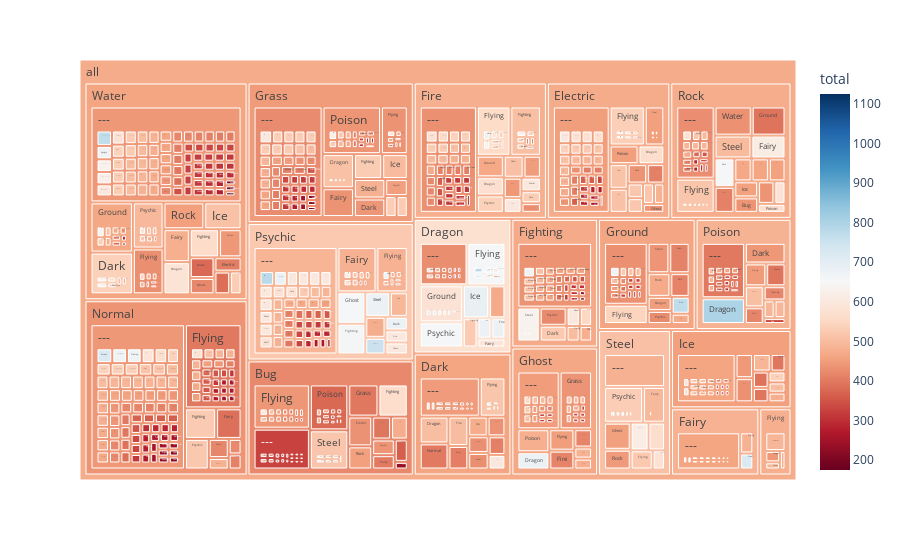

The code cell stored with this chart in its notebook:
### Markdown cell above
#### _My Tree Map_

### Code cell
## My attempt at Tree Maps with the pokedex ##
df = pokedex
df["all"] = "all"
df["count"] = 1

fig = px.treemap(df, path=['all', 'primary', 'secondary', 'name'],
                values='total', color='total',
                color_continuous_scale='RdBu',)
fig.show()

### Figure 1 — Plotly figure (JSON) as saved in the notebook; plotly's stock layout.template omitted (floating-point values rounded to 4 significant figures; data arrays with more than 128 entries replaced by an {"elided": "..."} marker saying what was removed)
{"data": [{"branchvalues": "total", "customdata": {"elided": "1245x1 float values"}, "domain": {"x": [0, 1], "y": [0, 1]}, "hovertemplate": "labels=%{label}<br>total_sum=%{value}<br>parent=%{parent}<br>id=%{id}<br>total=%{color}<extra></extra>", "ids": {"elided": "1245 str values"}, "labels": {"elided": "1245 str values"}, "marker": {"coloraxis": "coloraxis", "colors": {"elided": "1245 float values"}}, "name": "", "parents": {"elided": "1245 str values"}, "type": "treemap", "values": {"elided": "1245 int values"}}], "layout": {"coloraxis": {"colorbar": {"title": {"text": "total"}}, "colorscale": [[0, "rgb(103,0,31)"], [0.1, "rgb(178,24,43)"], [0.2, "rgb(214,96,77)"], [0.3, "rgb(244,165,130)"], [0.4, "rgb(253,219,199)"], [0.5, "rgb(247,247,247)"], [0.6, "rgb(209,229,240)"], [0.7, "rgb(146,197,222)"], [0.8, "rgb(67,147,195)"], [0.9, "rgb(33,102,172)"], [1, "rgb(5,48,97)"]]}, "legend": {"tracegroupgap": 0}, "margin": {"t": 60}}}
